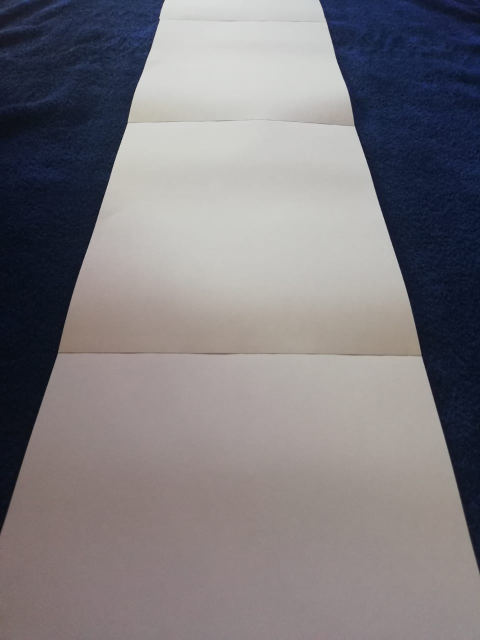
#> input picture SDC2_Manipulacion-imagenes/figuras/camino.jpg, 960 x 1280 px (shown at 1/2 size)
$ jupyter execute SDC_2-Parte2_Alejandro_Santoscoy.ipynb
#> lines starting #> are read from the running program, lines starting #| are printed output that depends on the picture; after the words box and inside, x2 and y2 are one past the last pixel; in counts of white or black regions, pixels touching at a corner belong together
# Parte 2

En esta notebook se describe el procesamiento de imagen de una captura de un camino.

La correcta implementación de procesamiento de imagen permitiría tener modelos de conducción autónoma con adquisición de datos eficaz.

## 0. Librerías básicas

Librerías básicas de esta notebook

[cell 1]
import matplotlib.pyplot as plt
import numpy as np
import cv2 as cv

### 1. Abrir la imagen para procesarla

[cell 2]
plt.figure(figsize=(14,14))
img = cv.imread("figuras/camino.jpg")
#> img is the input picture: shape (1280, 960, 3); mean B, G, R 126.6, 122.3, 125.6
img = cv.cvtColor(img, cv.COLOR_BGR2RGB)
plt.imshow(img)
plt.show()

## 2. Conversión a escala de grises

[cell 3]
img = cv.imread("figuras/camino.jpg")
img_gray = cv.cvtColor(img, cv.COLOR_BGR2GRAY)
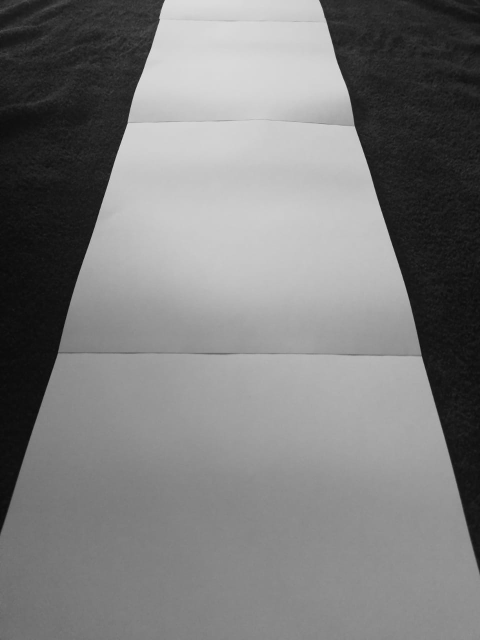
#> img_gray: shape (1280, 960) (shown at 1/2 size); min 1, max 237, mean 123.8
plt.imshow(img_gray, cmap="gray")
plt.show()

## 3. Filtros

### 3.1 Filtro Guassiano

[cell 4]
img = cv.imread("figuras/camino.jpg")
img_gray = cv.cvtColor(img, cv.COLOR_BGR2GRAY)
img_gauss = cv.GaussianBlur(img_gray,(3,3),0)
plt.imshow(img_gauss, cmap="gray")
plt.show()

## 4. Thresholding

[cell 5]
img = cv.imread("figuras/camino.jpg")
img_gray = cv.cvtColor(img, cv.COLOR_BGR2GRAY)
img_gauss = cv.GaussianBlur(img_gray, (3,3), 0)
thr, img_thr = cv.threshold(img_gauss, 100, 255, cv.THRESH_BINARY)
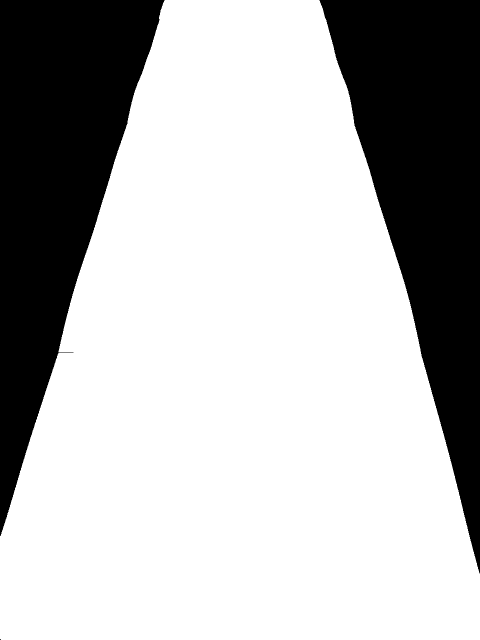
#> img_thr: shape (1280, 960) (shown at 1/2 size); 71.1% white; 3 black regions (1 under 20 px), largest, box (x1, y1, x2, y2) and area: (639, 0, 960, 1147) 178676, (0, 0, 329, 1072) 176650
plt.imshow(img_thr, cmap="gray")
plt.show()

## 5. Redimensionando

[cell 6]
img = cv.imread("figuras/camino.jpg")
img_gray = cv.cvtColor(img, cv.COLOR_BGR2GRAY)
img_gauss = cv.GaussianBlur(img_gray, (3,3), 0)
thr, img_thr = cv.threshold(img_gauss, 100, 255, cv.THRESH_BINARY)
altura = img.shape[0]
#> altura = 1280
ancho = img.shape[1]
#> ancho = 960
ratio = 0.08
img_r = cv.resize(img_thr, (int(ancho*ratio),int(altura*ratio)), interpolation=cv.INTER_NEAREST)
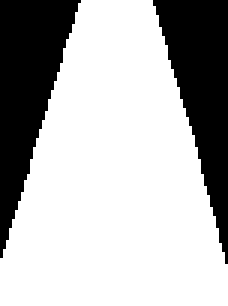
#> img_r: shape (102, 76) (shown 3 times larger); 70.8% white; 2 black regions, box (x1, y1, x2, y2) and area: (0, 0, 27, 86) 1173, (51, 0, 76, 88) 1093
print("Altura original: ", altura, "px")
#| Altura original:  1280 px
print("Ancho original: ", ancho, "px")
#| Ancho original:  960 px
print("")
print("Altura resized: ", altura*ratio, "px")
#| Altura resized:  102.4 px
print("Ancho resized: ", ancho*ratio, "px")
#| Ancho resized:  76.8 px
plt.imshow(img_r, cmap="gray")
plt.show()

## 6. Todas las operaciones

Procesando la imagen

[cell 7]
img = cv.imread("figuras/camino.jpg")
img = cv.cvtColor(img, cv.COLOR_BGR2RGB)
img_gray = cv.cvtColor(img, cv.COLOR_RGB2GRAY)
img_gauss = cv.GaussianBlur(img_gray,(3,3),0)
thr, img_thr = cv.threshold(img_gauss, 100, 255, cv.THRESH_BINARY)
alto = img.shape[0]
#> alto = 1280
ancho = img.shape[1]
ratio = 0.08
img_r = cv.resize(img_thr, (int(ancho*ratio), int(alto*ratio)), interpolation=cv.INTER_NEAREST)

Mostrando resultados

[cell 8]
plt.figure(figsize=(20,12))
plt.subplot(2,3,1)
plt.imshow(img)
plt.title("Imagen original")
plt.subplot(2,3,2)
plt.imshow(img_gray, cmap="gray")
plt.title("Imagen con escala de grises")
plt.subplot(2,3,3)
plt.imshow(img_gauss, cmap="gray")
plt.title("Imagen con filtro Gaussiano")
plt.subplot(2,3,4)
plt.imshow(img_thr, cmap="gray")
plt.title("Thresholding")
plt.subplot(2,3,5)
plt.imshow(img_r, cmap="gray")
plt.title("Imagen con ratio = 0.08")
plt.show()
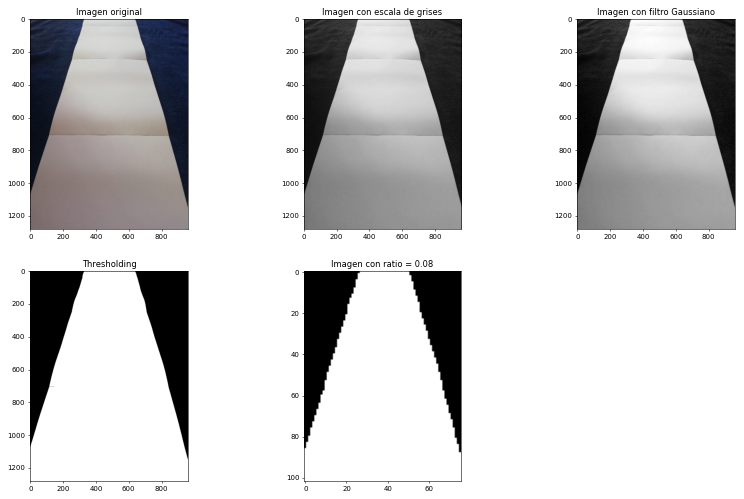
#> figure drawn by matplotlib, 5 panels
